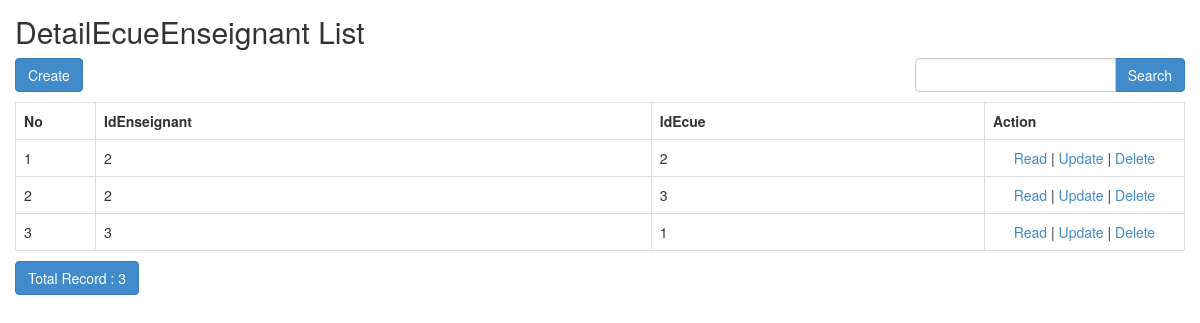
The page /admin/index.php/detailecueenseignant on the database its author committed.
### tables this page shows
CREATE TABLE `DetailEcueEnseignant` (
  `idDetail` int(11) NOT NULL,
  `idEnseignant` int(11) NOT NULL,
  `idEcue` int(11) NOT NULL
);

### admin/application/controllers/DetailEcueEnseignant.php (called while the page is built, shortened)
<?php
class DetailEcueEnseignant extends CI_Controller
{
    function __construct()
    {
        $this->load->model('DetailEcueEnseignant_model');
        $this->load->library('form_validation');
    }
    public function index()
    {
        $q = urldecode($this->input->get('q', TRUE));
        $start = intval($this->input->get('start'));
        if ($q <> '') {
            $config['base_url'] = base_url() . 'detailecueenseignant/index.html?q=' . urlencode($q);
            $config['first_url'] = base_url() . 'detailecueenseignant/index.html?q=' . urlencode($q);
        } else {
            $config['base_url'] = base_url() . 'detailecueenseignant/index.html';
            $config['first_url'] = base_url() . 'detailecueenseignant/index.html';
        }
        $config['per_page'] = 10;
        $config['page_query_string'] = TRUE;
        $config['total_rows'] = $this->DetailEcueEnseignant_model->total_rows($q);
        $detailecueenseignant = $this->DetailEcueEnseignant_model->get_limit_data($config['per_page'], $start, $q);
        $this->load->library('pagination');
        $this->pagination->initialize($config);
        $data = array(
            'detailecueenseignant_data' => $detailecueenseignant,
            'q' => $q,
            'pagination' => $this->pagination->create_links(),
            'total_rows' => $config['total_rows'],
            'start' => $start,
        );
        $this->load->view('detailecueenseignant/DetailEcueEnseignant_list', $data);
    }
}

### admin/index.php (called while the page is built, shortened)
<?php
require_once BASEPATH.'core/CodeIgniter.php';

### admin/application/config/config.php (called while the page is built, shortened)
<?php
$config['base_url'] = "http://".$_SERVER["HTTP_HOST"].dirname($_SERVER["SCRIPT_NAME"]);
$config['index_page'] = 'index.php';
$config['uri_protocol']	= 'REQUEST_URI';
$config['url_suffix'] = '.shema';
$config['language']	= 'english';
$config['charset'] = 'UTF-8';
$config['enable_hooks'] = FALSE;
$config['subclass_prefix'] = 'MY_';
$config['composer_autoload'] = FALSE;
$config['permitted_uri_chars'] = 'a-z 0-9~%.:_\-';
$config['enable_query_strings'] = FALSE;
$config['controller_trigger'] = 'c';
$config['function_trigger'] = 'm';
$config['directory_trigger'] = 'd';
$config['allow_get_array'] = TRUE;
$config['log_threshold'] = 0;
$config['log_path'] = '';
$config['log_file_extension'] = '';
$config['log_file_permissions'] = 0644;
$config['log_date_format'] = 'Y-m-d H:i:s';
$config['error_views_path'] = '';
$config['cache_path'] = '';
$config['cache_query_string'] = FALSE;
$config['encryption_key'] = '';
$config['sess_driver'] = 'files';
$config['sess_cookie_name'] = 'ci_session';
$config['sess_expiration'] = 7200;
$config['sess_save_path'] = NULL;
$config['sess_match_ip'] = FALSE;
$config['sess_time_to_update'] = 300;
$config['sess_regenerate_destroy'] = FALSE;
$config['cookie_prefix']	= '';
$config['cookie_domain']	= '';
$config['cookie_path']		= '/';
$config['cookie_secure']	= FALSE;
$config['cookie_httponly'] 	= FALSE;
$config['standardize_newlines'] = FALSE;
$config['global_xss_filtering'] = FALSE;
$config['csrf_protection'] = FALSE;
$config['csrf_token_name'] = 'csrf_test_name';
$config['csrf_cookie_name'] = 'csrf_cookie_name';
$config['csrf_expire'] = 7200;
$config['csrf_regenerate'] = TRUE;
$config['csrf_exclude_uris'] = array();
$config['compress_output'] = FALSE;
$config['time_reference'] = 'local';
$config['rewrite_short_tags'] = FALSE;
$config['proxy_ips'] = '';

### admin/application/models/DetailEcueEnseignant_model.php (called while the page is built, shortened)
<?php
class DetailEcueEnseignant_model extends CI_Model
{
    public $table = 'DetailEcueEnseignant';
    public $id = 'idDetail';
    public $order = 'DESC';
    function total_rows($q = NULL) {
        $this->db->like('idDetail', $q);
	$this->db->or_like('idEnseignant', $q);
	$this->db->or_like('idEcue', $q);
	$this->db->from($this->table);
        return $this->db->count_all_results();
    }
    function get_limit_data($limit, $start = 0, $q = NULL) {
        $this->db->order_by($this->id, $this->order);
        $this->db->like('idDetail', $q);
	$this->db->or_like('idEnseignant', $q);
	$this->db->or_like('idEcue', $q);
	$this->db->limit($limit, $start);
        return $this->db->get($this->table)->result();
    }
}

### admin/application/views/detailecueenseignant/DetailEcueEnseignant_list.php (the view, shortened to what this page needs)
<!doctype html>
<html>
    <head>
        <link rel="stylesheet" href="<?php echo base_url('assets/bootstrap/css/bootstrap.min.css') ?>"/>
    </head>
    <body>
        <h2 style="margin-top:0px">DetailEcueEnseignant List</h2>
        <div class="row" style="margin-bottom: 10px">
            <div class="col-md-4">
                <?php echo anchor(site_url('detailecueenseignant/create'),'Create', 'class="btn btn-primary"'); ?>
            </div>
            <div class="col-md-4 text-center">
            </div>
            <div class="col-md-1 text-right">
            </div>
            <div class="col-md-3 text-right">
                <form action="<?php echo site_url('detailecueenseignant/index'); ?>" class="form-inline" method="get">
                    <div class="input-group">
                        <input type="text" class="form-control" name="q" value="<?php echo $q; ?>">
                        <span class="input-group-btn">
                          <button class="btn btn-primary" type="submit">Search</button>
                        </span>
                    </div>
                </form>
            </div>
        </div>
        <table class="table table-bordered" style="margin-bottom: 10px">
            <tr>
                <th>No</th>
		<th>IdEnseignant</th>
		<th>IdEcue</th>
		<th>Action</th>
            </tr><?php
            foreach ($detailecueenseignant_data as $detailecueenseignant)
            {
                ?>
                <tr>
			<td width="80px"><?php echo ++$start ?></td>
			<td><?php echo $detailecueenseignant->idEnseignant ?></td>
			<td><?php echo $detailecueenseignant->idEcue ?></td>
			<td style="text-align:center" width="200px">
				<?php
				echo anchor(site_url('detailecueenseignant/read/'.$detailecueenseignant->idDetail),'Read');
				echo ' | ';
				echo anchor(site_url('detailecueenseignant/update/'.$detailecueenseignant->idDetail),'Update');
				echo ' | ';
				echo anchor(site_url('detailecueenseignant/delete/'.$detailecueenseignant->idDetail),'Delete','onclick="javasciprt: return confirm(\'Are You Sure ?\')"');
				?>
			</td>
		</tr>
                <?php
            }
            ?>
        </table>
        <div class="row">
            <div class="col-md-6">
                <a href="#" class="btn btn-primary">Total Record : <?php echo $total_rows ?></a>
	    </div>
            <div class="col-md-6 text-right">
            </div>
        </div>
    </body>
</html>

### admin/application/views/detailecueenseignant/DetailEcueEnseignant_list.php (style rules this page uses)
body { padding: 15px; }

### rows shown on the page
detailecueenseignant: idEnseignant "2", idEcue "2", idDetail "Read", idDetail "Update", idDetail "Delete"
detailecueenseignant: idEnseignant "2", idEcue "3", idDetail "Read", idDetail "Update", idDetail "Delete"
detailecueenseignant: idEnseignant "3", idEcue "1", idDetail "Read", idDetail "Update", idDetail "Delete"

### other values the page prints
$total_rows "3"
